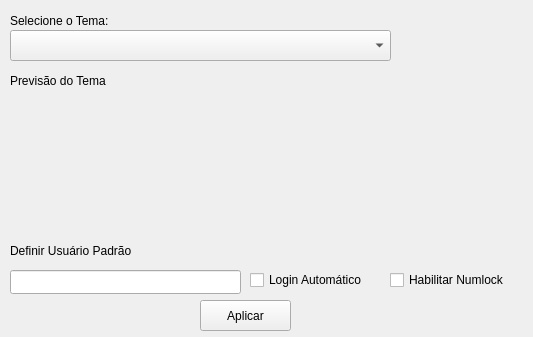
<?xml version="1.0" encoding="UTF-8"?>
<ui version="4.0">
 <class>Form</class>
 <widget class="QWidget" name="Form">
  <property name="geometry">
   <rect>
    <x>0</x>
    <y>0</y>
    <width>533</width>
    <height>337</height>
   </rect>
  </property>
  <property name="maximumSize">
   <size>
    <width>533</width>
    <height>342</height>
   </size>
  </property>
  <property name="windowTitle">
   <string>SLiM Tweak</string>
  </property>
  <widget class="QLabel" name="preview">
   <property name="geometry">
    <rect>
     <x>10</x>
     <y>90</y>
     <width>231</width>
     <height>141</height>
    </rect>
   </property>
   <property name="text">
    <string/>
   </property>
   <property name="pixmap">
    <pixmap>../../../../../usr/share/slim/themes/archlinux-simplyblack/preview.png</pixmap>
   </property>
   <property name="scaledContents">
    <bool>true</bool>
   </property>
  </widget>
  <widget class="QComboBox" name="themes">
   <property name="geometry">
    <rect>
     <x>10</x>
     <y>30</y>
     <width>381</width>
     <height>31</height>
    </rect>
   </property>
  </widget>
  <widget class="QLabel" name="label">
   <property name="geometry">
    <rect>
     <x>10</x>
     <y>10</y>
     <width>171</width>
     <height>21</height>
    </rect>
   </property>
   <property name="text">
    <string>Selecione o Tema:</string>
   </property>
  </widget>
  <widget class="QLabel" name="label_2">
   <property name="geometry">
    <rect>
     <x>10</x>
     <y>70</y>
     <width>171</width>
     <height>21</height>
    </rect>
   </property>
   <property name="text">
    <string>Previsão do Tema</string>
   </property>
  </widget>
  <widget class="QCheckBox" name="numlock">
   <property name="geometry">
    <rect>
     <x>390</x>
     <y>270</y>
     <width>141</width>
     <height>20</height>
    </rect>
   </property>
   <property name="text">
    <string>Habilitar Numlock</string>
   </property>
  </widget>
  <widget class="QLineEdit" name="userDefine">
   <property name="geometry">
    <rect>
     <x>10</x>
     <y>270</y>
     <width>231</width>
     <height>24</height>
    </rect>
   </property>
  </widget>
  <widget class="QLabel" name="label_3">
   <property name="geometry">
    <rect>
     <x>10</x>
     <y>240</y>
     <width>171</width>
     <height>21</height>
    </rect>
   </property>
   <property name="text">
    <string>Definir Usuário Padrão</string>
   </property>
  </widget>
  <widget class="QCheckBox" name="login">
   <property name="geometry">
    <rect>
     <x>250</x>
     <y>270</y>
     <width>141</width>
     <height>20</height>
    </rect>
   </property>
   <property name="text">
    <string>Login Automático</string>
   </property>
  </widget>
  <widget class="QPushButton" name="pushButton">
   <property name="geometry">
    <rect>
     <x>200</x>
     <y>300</y>
     <width>91</width>
     <height>31</height>
    </rect>
   </property>
   <property name="text">
    <string>Aplicar</string>
   </property>
  </widget>
 </widget>
 <resources/>
 <connections/>
</ui>
